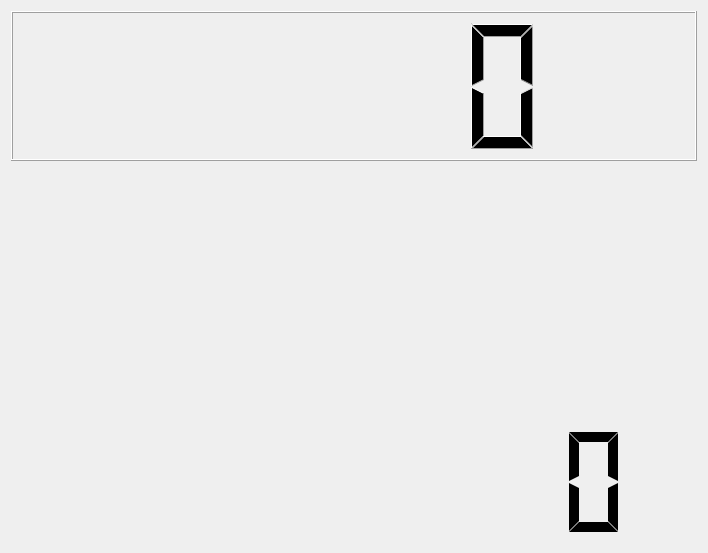
<?xml version="1.0" encoding="UTF-8"?>
<ui version="4.0">
 <class>FormCounterPage</class>
 <widget class="QWidget" name="FormCounterPage">
  <property name="geometry">
   <rect>
    <x>0</x>
    <y>0</y>
    <width>708</width>
    <height>553</height>
   </rect>
  </property>
  <property name="font">
   <font>
    <kerning>false</kerning>
   </font>
  </property>
  <property name="contextMenuPolicy">
   <enum>Qt::NoContextMenu</enum>
  </property>
  <property name="windowTitle">
   <string>Clock</string>
  </property>
  <property name="windowOpacity">
   <double>0.000000000000000</double>
  </property>
  <property name="autoFillBackground">
   <bool>false</bool>
  </property>
  <layout class="QHBoxLayout" name="horizontalLayout">
   <item>
    <layout class="QVBoxLayout" name="verticalLayout">
     <item>
      <widget class="QLCDNumber" name="lcdPGN">
       <property name="minimumSize">
        <size>
         <width>600</width>
         <height>150</height>
        </size>
       </property>
      </widget>
     </item>
     <item>
      <spacer name="verticalSpacer">
       <property name="orientation">
        <enum>Qt::Vertical</enum>
       </property>
       <property name="sizeHint" stdset="0">
        <size>
         <width>20</width>
         <height>40</height>
        </size>
       </property>
      </spacer>
     </item>
     <item>
      <widget class="QLCDNumber" name="lcdHMS">
       <property name="minimumSize">
        <size>
         <width>600</width>
         <height>120</height>
        </size>
       </property>
       <property name="frameShape">
        <enum>QFrame::NoFrame</enum>
       </property>
       <property name="frameShadow">
        <enum>QFrame::Plain</enum>
       </property>
       <property name="lineWidth">
        <number>2</number>
       </property>
       <property name="midLineWidth">
        <number>2</number>
       </property>
       <property name="smallDecimalPoint">
        <bool>false</bool>
       </property>
       <property name="digitCount">
        <number>9</number>
       </property>
       <property name="segmentStyle">
        <enum>QLCDNumber::Flat</enum>
       </property>
      </widget>
     </item>
    </layout>
   </item>
  </layout>
 </widget>
 <resources/>
 <connections/>
</ui>
